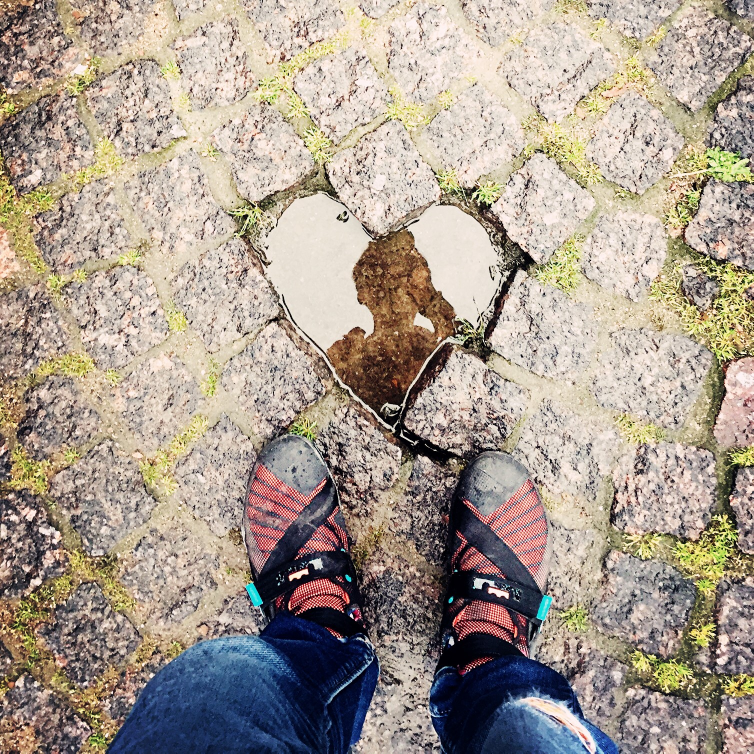
#> input picture img/example.jpg, 1507 x 1507 px (shown at 1/2 size)
$ jupyter execute --allow-errors 'Notes for Tensorflow and OpenCV.ipynb'   (shell and % lines are left out)
#> lines starting #> are read from the running program, lines starting #| are printed output that depends on the picture; after the words box and inside, x2 and y2 are one past the last pixel; in counts of white or black regions, pixels touching at a corner belong together
# 应用库的加载

[cell 1]
import tensorflow as tf
import cv2
import numpy as np
import matplotlib.pyplot as plt

# Tensorflow 与 OpenCv的基本操作

[cell 2]
import tensorflow as tf

#> (a cell that did not finish here is left out)

[cell 4]
import cv2

[cell 5]
img = cv2.imread('img/example.jpg',1) #图片名称 /0，黑白 1，彩色
#> img is the input picture: shape (1507, 1507, 3); mean B, G, R 143.7, 156, 168.4
for x in range(100):
    img[x,100] = (255,0,0)# img[行数，列数]
#> img: shape (1507, 1507, 3); under 0.01% of pixels changed, all inside (x1, y1, x2, y2) = (100, 0, 101, 100)
cv2.imshow('me',img)
cv2.waitKey()# 括号内可以传入暂停秒数，然后继续程序

#> (a cell that did not finish here is left out)

# tf常量与变量的运算

#> (a cell that did not finish here is left out)

# tf 矩阵基础

#> (a cell that did not finish here is left out)

#> (a cell that did not finish here is left out)

#> (a cell that did not finish here is left out)

# numpy矩阵与matplotlib复习

[cell 11]
import numpy as np #详见python数据分析笔记
import matplotlib.pyplot as plt

[cell 12]
x = np.arange(1,9)
y = np.array([3,5,7,6,8,9,7,15])
plt.plot(x,y,'r')# 折线图 第三个参数是color第四个参数是线条的宽度
plt.plot(x,y,'y',lw = 5)
plt.bar(x,y,0.5,alpha = 0.5,color = 'b')# 柱状图 第三个参数是柱宽占比，第四个参数是透明度，第五个参数是颜色
plt.show()
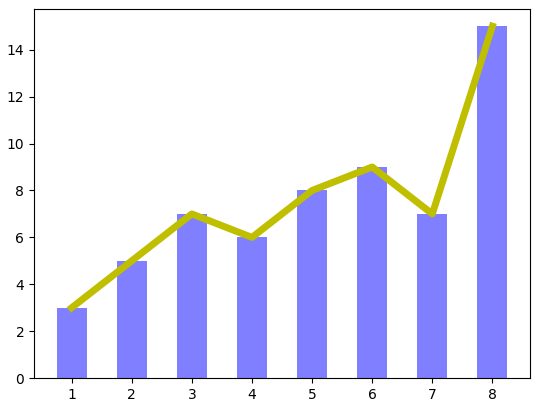
#> figure drawn by matplotlib, 1 panel; tallest bar 15 high, from x = 7.75 to 8.25

# 图片缩放方法与简单实现
缩放的本质就是将原图的像素点按一定规则提取出来，形成新的图像，理论上讲如果像素点是连续的，那么直接插值即可，然而实际中像素点是离散的，所以要根据一定的方法选择用哪些点代替插值后的像素点。距离插值点最近的四个点一定组成一个横纵坐标为整数的小方块。
## 1 最近邻域插值
选择小方块中距离插值点最近的点作为其近似点。插值点的数据来自于原图的像素数据
## 2 双线性插值
将插值点进行两次投影，让后利用结果计算最终插值点的值，插值点的数据来自于原图数据的插值

[cell 13]
'''
最近邻域插值的算法原理：确定
'''
img = cv2.imread('1.JPG',1)
#> (the rest of this cell did not finish here and is left out)

# 图片操作

操作|实质
--------|------------------------
图片剪切|相当于图片像素矩阵的切片
图片位移|平移像素点，利用平移矩阵的乘法进行移位运算
图片镜像|创建所需画布，并逐个赋予相应像素颜色取值
图片仿射变幻|（位移，旋转，缩放）确定三个点对图片进行拉伸

# 图片特效

|操作|实质|API|
| :-: | :-: | :-: |
|**图像灰度** |RGB值相加取均值 或 RGB进行线性组合| cv2.cvtColor(name, cv2.COLOR_BGR2GRAY)|
|**底板效果** |RGB值取反：彩色取反or灰度取反|  |
|**马赛克效果**|定义多个像素组成的小块，指定某一个色素值取代小块的色素值| |
|**毛玻璃效果**|定义多个像素组成的小块，在每一个小块中为每个像素指定色素值| |
|**融合效果** |两张图片的像素融合| |
|**颜色映射** |为每一个色素值指定新的色素值| |
|**边缘检测** |卷积运算进行边缘二值化只保留边缘信息| |
|**浮雕效果** |相邻像素相减突出边缘特征，再增加一个固定的值提升灰度等级| |
|**颜色风格** |利用查找表一一映射，获利用公式，如果公式十分复杂则查找表性能要更好| |
|**油画效果** |转化灰度，划分小块（10 * 10），分成灰度等级，统计最多的等级，任选一个符合要求的像素值，代替当前的小块| |

# 灰度算法的优化

灰度处理是图像运算的基础，因此要求一定的实时性，要求快速完成，快速实现

## 优化思路(减少乘除运算次数，并用移位代替乘除)

1.定点运算快于浮点运算
2.加减运算快于乘除运算
3.移位操作快于乘除运算
### 算法实现思路如下
灰度公式：$0.299r + 0.587g + 0.114b$

优化这个公式：$(r + 2g + b) / 4$

继续优化这个公式：$(r + (g<<1) + b)$>>2

**向量化编程也是代码性能提高的关键因素**

[cell 14]
'''
灰度公式的循环未优化实现
'''
def grey_0():
    img = cv2.imread('1.JPG',1)
    height,width = img.shape[:2]
    dst = np.zeros_like(img)
    for i in range(height):
        for j in range(width):
            (b,g,r) = img[i,j]
            grey = r * 0.299 + g * 0.587 + b * 0.114
            dst[i,j] = grey
    cv2.imshow('dst',dst)
    cv2.waitKey()
#> (the rest of this cell did not finish here and is left out)

[cell 15]
'''
灰度公式的优化实现
'''
def grey_1():
    img = cv2.imread('1.JPG',1)
    height,width = img.shape[:2]
    dst = np.zeros_like(img)
    for i in range(height):
        for j in range(width):
            (b,g,r) = img[i,j]
            b = int(b)
            g = int(g)
            r = int(r)
            grey = (r + (g << 1) + b) >> 2
            dst[i,j] = grey
    cv2.imshow('dst',dst)
    cv2.waitKey()
#> (the rest of this cell did not finish here and is left out)

精度运算比正常的方法快了一倍，但是值得注意的是，移位操作要用括号保持运算优先性。下面看看内置函数数的性能

[cell 16]
def grey_2():
    img = cv2.imread('1.JPG',1)
    height,width = img.shape[:2]
    dst = cv2.cvtColor(img,cv2.COLOR_BGR2GRAY)
    cv2.imshow('dst',dst)
    cv2.waitKey(0)
#> (the rest of this cell did not finish here and is left out)

内置函数仅仅需要不到3秒钟就可以完成，效果又提升了5倍

# 图形绘制

| 操作 | 过程 | API |
| :-: | :-: | :-: |
| 线段绘制 | 初始化画布后绘制 | cv2.line(dst,(begin),(end),(color bgr),line_width, cv2.LINE_AA # line_type) |
| 绘制三角形 | 三条线首尾相连 | cv2.line(dst,(begin),(end),(coler bgr)) * 3 |
| 绘制矩形 | 定位一条对角线以构造矩形 | cv2.rectangle(img,(左上角),(右下角),(color bgr),-1#填充 >0 #线条宽度 |
| 绘制圆形 | 定位圆心和半径 | cv2.circle(img,(begin),radius,(color bgr),-1#填充 >0 #线条宽度)|
| 绘制椭圆（圆弧） | 定位圆心，轴长，偏转角度，偏转位置 | cv2.ellipse（ds,(圆心),(轴长）,圆弧角度，起始角度，终止角度，(color bgr),-1#填充 |
| 绘制任意多边形 | 定位多边形的定点 | cv2.polylines(dst,[points],True,(color bgr)) |

# 文字图片绘制

| 操作 | 过程 | API |
| :-: | :-: | :-: |
| 绘制文字 | 设置字体，调用API | cv2.putText(img,'Text',(begin),font,font_size,(color rgb),line_ width,cv2.LINE_AA # line_type |
| 绘制图片 | 缩小图片，放在固定的位置 | cv2.resize(img,(width,height)) |

# 图片美化

| 操作 | 过程 | 效果 |
| :-: | :-: | :-: |
| 直方图均值化 | 直方图：0-255的概率密度函数 均值化：让聚合在一起的直方图尽可能分开 | 图片变亮变清晰 |
| 图片修补 | 准备蒙版图片，尽可能描述待修补区域 | 修补有缺陷的图像 |
| 亮度增强 | 将灰度值增加一个固定值或者变为原来的1.1-1.2倍 | 图像整体变亮 |
| 磨皮美白 | 双边滤波器实现 | 去雀斑，皮肤美白 |
| 图片滤波 | 高斯滤波，中值滤波，均值滤波 | 图像得到滤波处理 |
| 图形卷积 | 矩阵对应元素相乘再相加 | 边缘检测 |

## 彩色图片直方图

[cell 17]
def ImageHist(image,type):
    color = (255,255,255)
    windowName = 'Gray'
    if type == 31:
        color = (255,0,0)
        windowName = 'B Hist'
    elif type == 32:
        color = (0,255,0)
        windowName = 'G Hist'
    elif type == 33:
        color = (0,0,255)
        windowName = 'R Hist'
    #绘制直方图：image，通道（0灰度，1彩色），mask蒙版，直方图size，像素范围
    hist = cv2.calcHist([image],[0],None,[256],[0.0,255.0])
    minV,maxV,minL,maxL = cv2.minMaxLoc(hist)
    histImg = np.zeros([256,256,3],np.uint8)
    for h in range(256):
        intenNormal = int(hist[h] * 256 / maxV) #归一化处于0-256之间
        cv2.line(histImg,(h,256),(h,256-intenNormal),color)
    cv2.imshow(windowName,histImg)
    return histImg

img = cv2.imread('1.JPG',1)
channels = cv2.split(img) # RGB - R G B
#> channels = ()
#> (the rest of this cell did not finish here and is left out)
